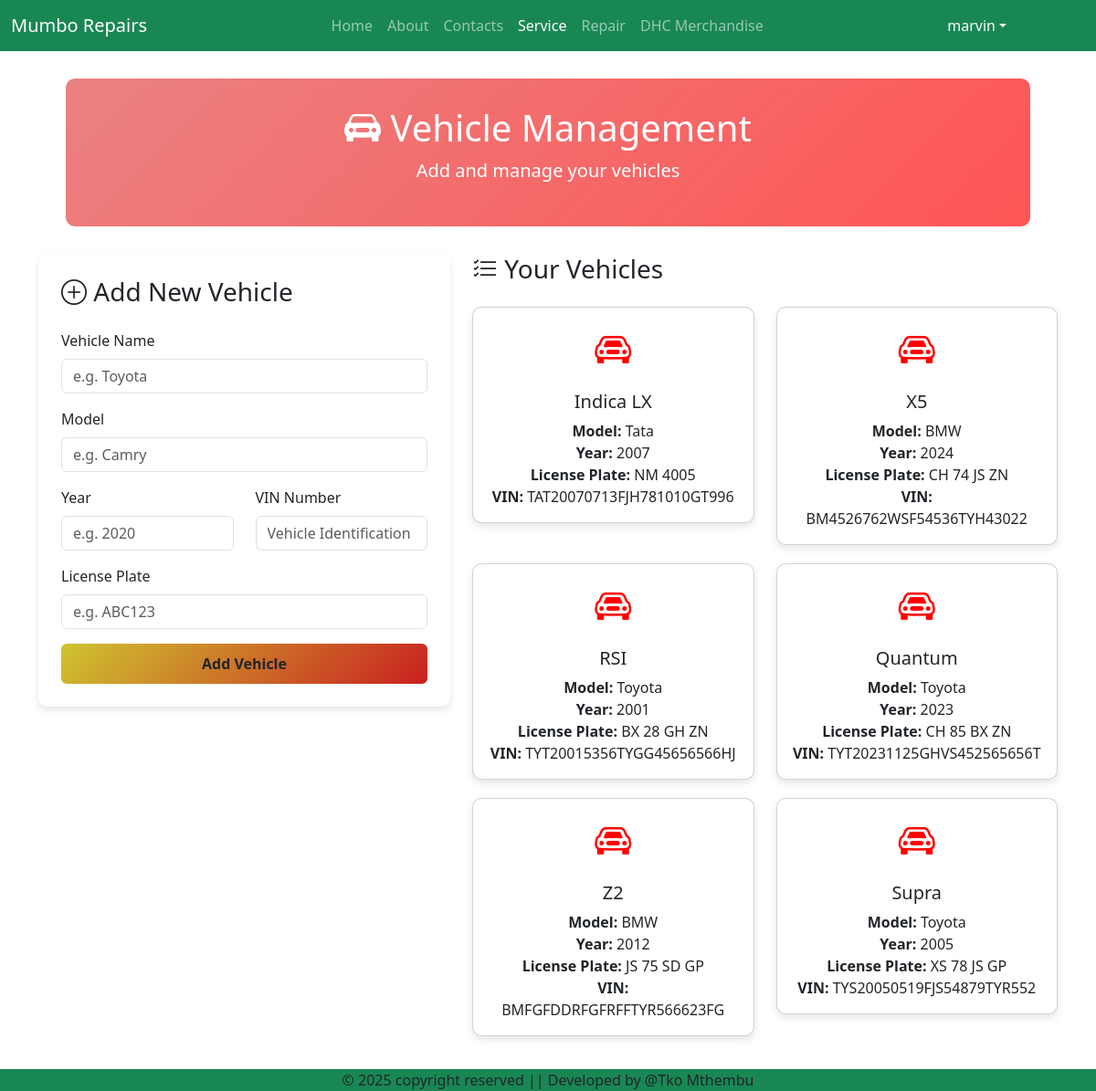
/service/vehicles/ (signed in), run on the app's committed database.
### service/models.py (models this page shows, shortened)
class Vehicle(models.Model):
    vehicle_id = models.AutoField(primary_key=True, unique=True)
    owner = models.ForeignKey(User, on_delete=models.CASCADE, blank=True, null=True)
    name = models.CharField(max_length=25, blank=True, null=True)
    model = models.CharField(max_length=15, blank=True, null=True)
    year = models.CharField(max_length=4, blank=True, null=True)
    vin_number = models.CharField(max_length=25, blank=True, null=True)
    license_plate = models.CharField(max_length=12, blank=True, null=True)

### service/views.py (the view, shortened to what this page needs)
# urls.py: path('vehicles/', views.vehicle_management, name='vehicle_management'),
@login_required
def vehicle_management(request):
    cars = Vehicle.objects.filter(owner=request.user)
    return render(request, 'service/vehicle_management.html', {
        'form': VehicleForm(),
        'car': cars
    })

### service/forms.py
class VehicleForm(forms.ModelForm):
    class Meta:
        model = Vehicle
        fields = ['name', 'model', 'year', 'vin_number', 'license_plate']

### service/templates/service/vehicle_management.html (shortened to what this page needs)
{% extends "HomeApp/base.html" %}
{% load static %}
{% block main-content %}
 <!DOCTYPE html>
<html lang="en">
<head>
    <link href="https://cdn.jsdelivr.net/npm/bootstrap@5.3.0/dist/css/bootstrap.min.css" rel="stylesheet">
</head>
<body>
  <div class="container">
    <div class="header-section text-center">
      <h1>
        <i class="bi bi-car-front-fill"></i> Vehicle Management
      </h1>
      <p class="lead">Add and manage your vehicles</p>
    </div>
    <div class="row">
      <div class="col-md-5">
        <div class="form-section">
          <h3 class="mb-4">
            <i class="bi bi-plus-circle"></i> Add New Vehicle
          </h3>  <form method="POST"> {% csrf_token %} <div class="mb-3">
              <label for="name" class="form-label">Vehicle Name</label>
              <input type="text" class="form-control" id="name" name="name" placeholder="e.g. Toyota" required>
            </div>
            <div class="mb-3">
              <label for="model" class="form-label">Model</label>
              <input type="text" class="form-control" id="model" name="model" placeholder="e.g. Camry" required>
            </div>
            <div class="row">
              <div class="col-md-6 mb-3">
                <label for="year" class="form-label">Year</label>
                <input type="text" class="form-control" id="year" name="year" placeholder="e.g. 2020" required maxlength="4">
              </div>
              <div class="col-md-6 mb-3">
                <label for="vin_number" class="form-label">VIN Number</label>
                <input type="text" class="form-control" id="vin_number" name="vin_number" placeholder="Vehicle Identification Number">
              </div>
            </div>
            <div class="mb-3">
              <label for="license_plate" class="form-label">License Plate</label>
              <input type="text" class="form-control" id="license_plate" name="license_plate" placeholder="e.g. ABC123">
            </div>
            <button type="submit" class="btn btn-add-vehicle w-100">Add Vehicle</button>
          </form>
        </div>
      </div>
      <div class="col-md-7">
        <h3 class="mb-4">
          <i class="bi bi-list-check"></i> Your Vehicles
        </h3> {% if car %} <div class="row"> {% for vehicle in car %} <div class="col-md-6">
            <div class="card vehicle-card">
              <div class="card-body text-center">
                <div class="vehicle-icon">
                  <i class="bi bi-car-front"></i>
                </div>
                <h5 class="card-title">{{ vehicle.name }}</h5>
                <p class="card-text">
                  <strong>Model:</strong> {{ vehicle.model }}
                  <br>
                  <strong>Year:</strong> {{ vehicle.year }}
                  <br> {% if vehicle.license_plate %} <strong>License Plate:</strong> {{ vehicle.license_plate }}
                  <br> {% endif %} {% if vehicle.vin_number %} <strong>VIN:</strong> {{ vehicle.vin_number }} {% endif %}
                </p>
              </div>
            </div>
          </div> {% endfor %} </div> {% else %} <div class="no-vehicles">
          <i class="bi bi-car-front vehicle-icon" style="font-size: 3rem;"></i>
          <h4>No vehicles added yet</h4>
          <p class="text-muted">Add your first vehicle using the form on the left</p>
        </div> {% endif %}
      </div>
    </div>
  </div>
  <link rel="stylesheet" href="https://cdn.jsdelivr.net/npm/bootstrap-icons@1.10.0/font/bootstrap-icons.css">
</body>
</html>
{% endblock main-content %}

### HomeApp/templates/HomeApp/base.html (shortened to what this page needs)
{% load static %}
<!DOCTYPE html>
<html lang="en">
<head>
    <link href="https://cdn.jsdelivr.net/npm/bootstrap@5.3.5/dist/css/bootstrap.min.css" rel="stylesheet">
    <link rel="stylesheet" href="{% static 'HomeApp/css/all.min.css' %}">
    <link rel="stylesheet" href="{% static 'HomeApp/css/owl.carousel.min.css' %}">
    <link rel="stylesheet" href="https://cdnjs.cloudflare.com/ajax/libs/toastr.js/latest/toastr.min.css">
    <link href="https://cdn.jsdelivr.net/npm/bootstrap@5.3.0/dist/css/bootstrap.min.css" rel="stylesheet">
    <link rel="stylesheet" href="https://cdnjs.cloudflare.com/ajax/libs/font-awesome/6.0.0/css/all.min.css">
</body>
</head>
<body>
    <nav class="navbar navbar-expand-lg navbar-dark bg-success">
        {% if user.is_authenticated %}
            <div class="container-fluid" >
                <a class="navbar-brand" href="#">
                    <img src="">Mumbo Repairs
                </a>
                <div class="collapse navbar-collapse justify-content-center" id="navbarNav">
                    <ul class="navbar-nav">
                        <li class="nav-item">
                        <a class="nav-link {% if request.path == '/home/' %}active{% endif %}" aria-current="page" href="{% url "home" %}">Home</a>
                        </li>
                        <li class="nav-item">
                        <a class="nav-link {% if request.path == '/about/' %}active{% endif %}" href="#">About</a>
                        </li>
                        <li class="nav-item">
                        <a class="nav-link {% if request.path == '/contacts/' %}active{% endif %}" href="#">Contacts</a>
                        </li>
                        <li class="nav-item">
                        <a class="nav-link {% if 'service' in request.path %}active{% endif %}"  href="{% url "service:home" %}">Service</a>
                        </li>
                        <li class="nav-item">
                        <a class="nav-link" href="{% url "repairs:repair" %}">Repair</a>
                        </li>
                        <li class="nav-item">
                        <a class="nav-link" href="#">DHC Merchandise</a>
                        </li>
                    </ul>
                </div>
                <div>
                    <ul class="navbar-nav me-auto mb-2 mb-lg-0">
                        <li class="nav-item dropdown mx-2">
                            <a class="nav-link dropdown-toggle text-white" href="#" id="profileDropdown" role="button" data-bs-toggle="dropdown" arial-expanded="false" style="margin-right:70px">{{user.username}}</a>
                        </li>
                    </ul>
                </div>
            </div>
        {% endif %}
    </nav>
    {% block main-content %}{% endblock main-content %}
    <footer class="container-fluid fixed-bottom bg-success text-center p-0.5 mt-4">
        &copy; 2025 copyright reserved || Developed by @Tko Mthembu
    </footer>
</html>

### data on the page
Vehicle: name "Indica LX", model "Tata", year "2007", license_plate "NM 4005", vin_number "TAT20070713FJH781010GT996"
Vehicle: name "X5", model "BMW", year "2024", license_plate "CH 74 JS ZN", vin_number "BM4526762WSF54536TYH43022"
Vehicle: name "RSI", model "Toyota", year "2001", license_plate "BX 28 GH ZN", vin_number "TYT20015356TYGG45656566HJ"
Vehicle: name "Quantum", model "Toyota", year "2023", license_plate "CH 85 BX ZN", vin_number "TYT20231125GHVS452565656T"
Vehicle: name "Z2", model "BMW", year "2012", license_plate "JS 75 SD GP", vin_number "BMFGFDDRFGFRFFTYR566623FG"
Vehicle: name "Supra", model "Toyota", year "2005", license_plate "XS 78 JS GP", vin_number "TYS20050519FJS54879TYR552"

### other printed values
{{ user.username }} "marvin"
